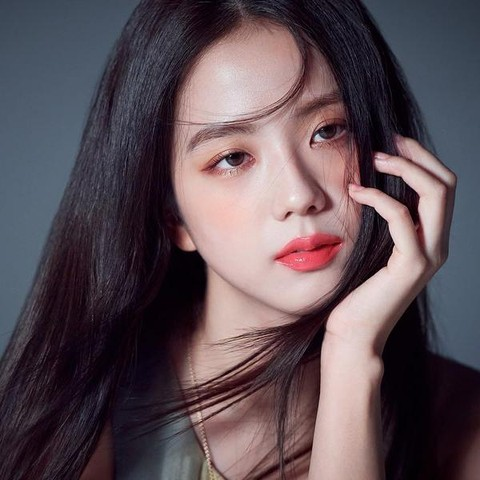
%> input picture uts/wajah.jpeg, 480 x 480 px
$ octave uts8.m   (GNU Octave 9; MATLAB toolbox functions it lacks are replaced by stand-ins)
%> lines starting %> are read from the running program, lines starting %| are printed output that depends on the picture; in (x1, y1, x2, y2) boxes, pixels count from 0 and x2, y2 are one past the last pixel; in counts of white or black regions, pixels touching at a corner belong together; the program's own positions count from 1
pkg load image

% 1. Baca gambar
img = imread('wajah.jpeg');
%> img is the input picture: size 480x480x3 uint8; mean R, G, B 92.8, 78.6, 85.3
if size(img,3) == 3
  img = rgb2gray(img);  % ubah ke grayscale untuk efek sederhana
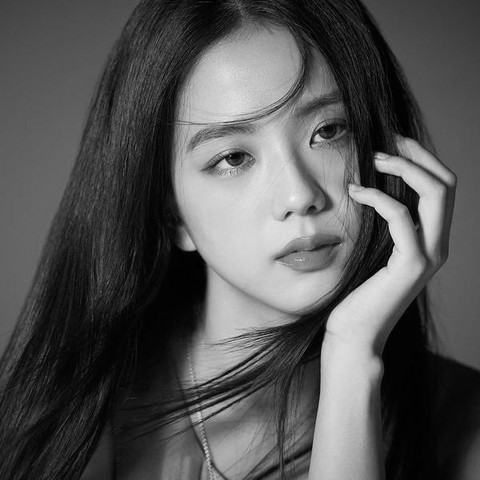
%> img: size 480x480 uint8; min 0, max 245, mean 83.6
end

% 2. Siapkan ukuran
[M, N] = size(img);
%> M = 480; N = 480
[x, y] = meshgrid(1:N, 1:M);

% 3. Ripple effect
ripple_strength = 10;  % besar efek ripple
ripple_freq = 0.05;    % frekuensi gelombang
xr = x + ripple_strength * sin(2 * pi * ripple_freq * y);
yr = y;

% 4. Interpolasi citra baru
img_ripple = interp2(double(img), xr, yr, 'linear');
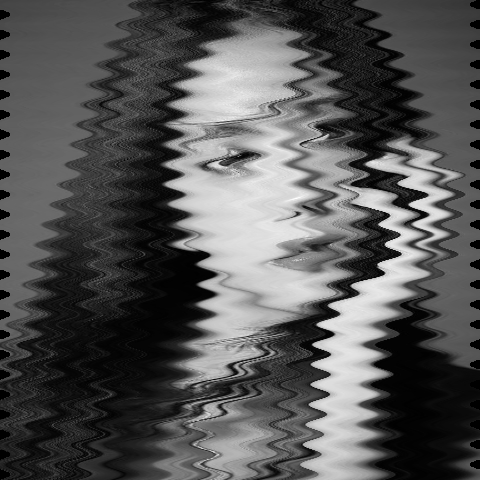
%> img_ripple: size 480x480 double; 1.43% of the values are NaN or infinite; the others: min 0, max 245, mean 83.77; drawn with min black, max white, NaN and infinite black
img_ripple(isnan(img_ripple)) = 0;  % tangani NaN di pinggir
%> img_ripple: size 480x480 double; 1.43% of pixels changed, all inside (x1, y1, x2, y2) = (0, 0, 480, 480)
img_ripple = uint8(img_ripple);
%> img_ripple: size 480x480 uint8

% 5. Tampilkan
figure('Name', 'Ripple Effect');
subplot(1,2,1), imshow(img), title('Citra Asli');
subplot(1,2,2), imshow(img_ripple), title('Efek Ripple');

$ run again, with uts/jalan.jpeg copied over uts/wajah.jpeg
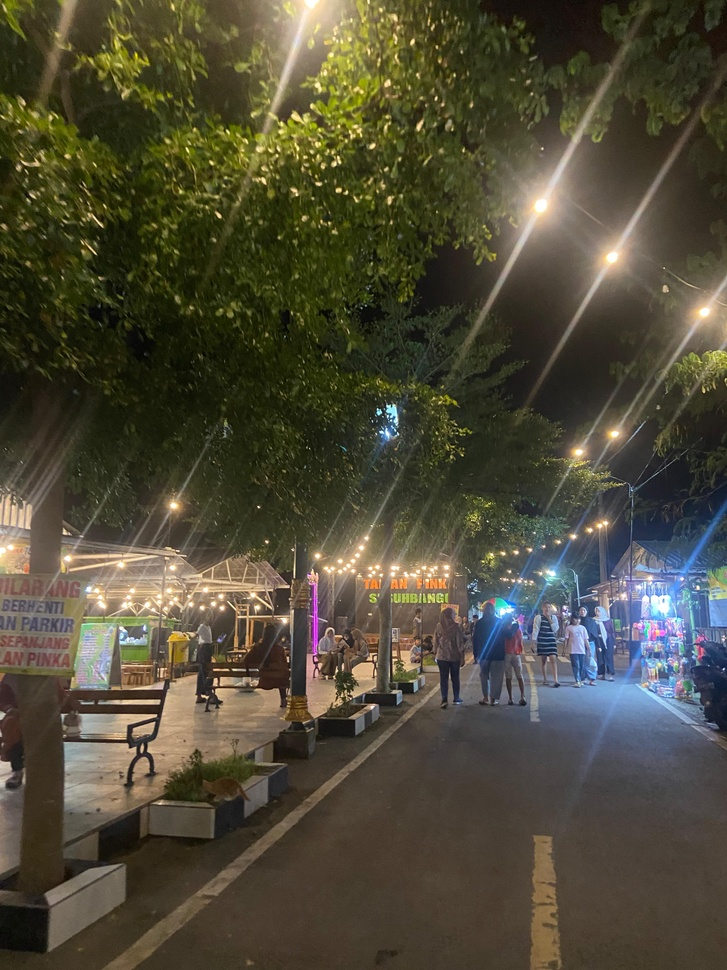
%> input picture uts/jalan.jpeg, 727 x 970 px, shrunk from 3024 x 4032 before the run
%> img is the input picture: size 970x727x3 uint8; mean R, G, B 79.3, 75, 56.9
%> `img = rgb2gray(img);`:
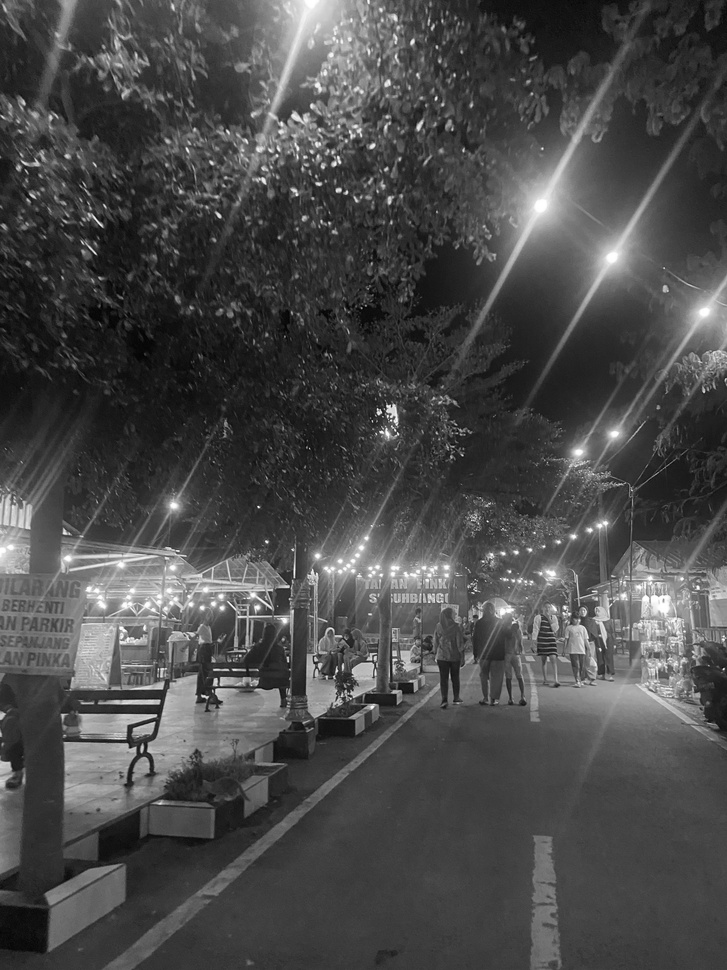
%> img: size 970x727 uint8; min 1, max 255, mean 74.2
%> `img_ripple = interp2(double(img), xr, yr, 'linear');`:
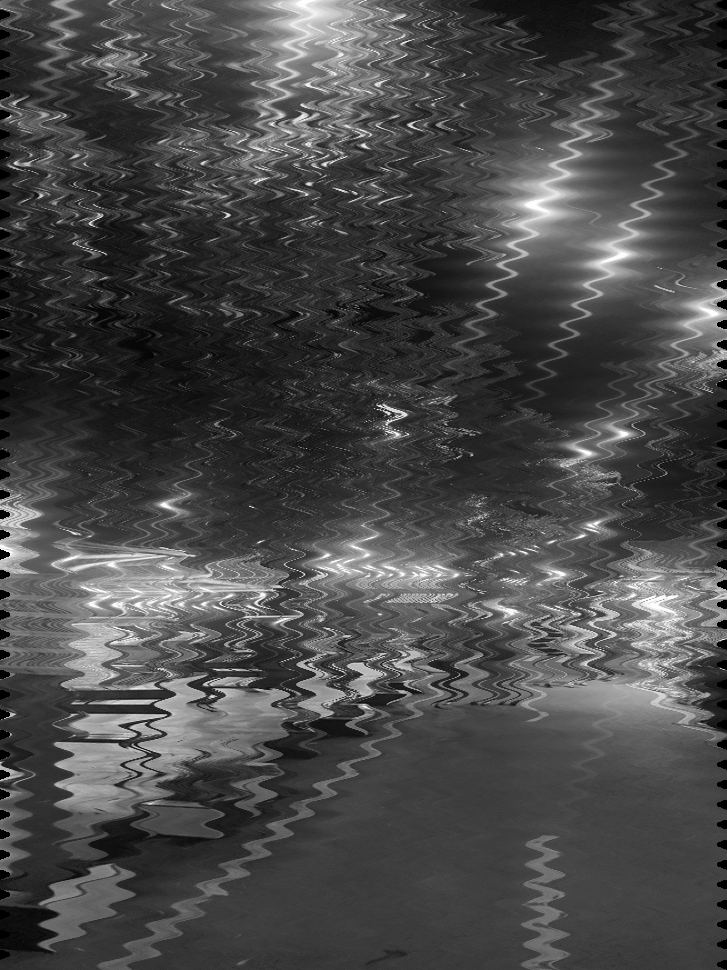
%> img_ripple: size 970x727 double; 0.95% of the values are NaN or infinite; the others: min 1, max 255, mean 74.26; drawn with min black, max white, NaN and infinite black

$ run again, with uts/bunga.jpg copied over uts/wajah.jpeg
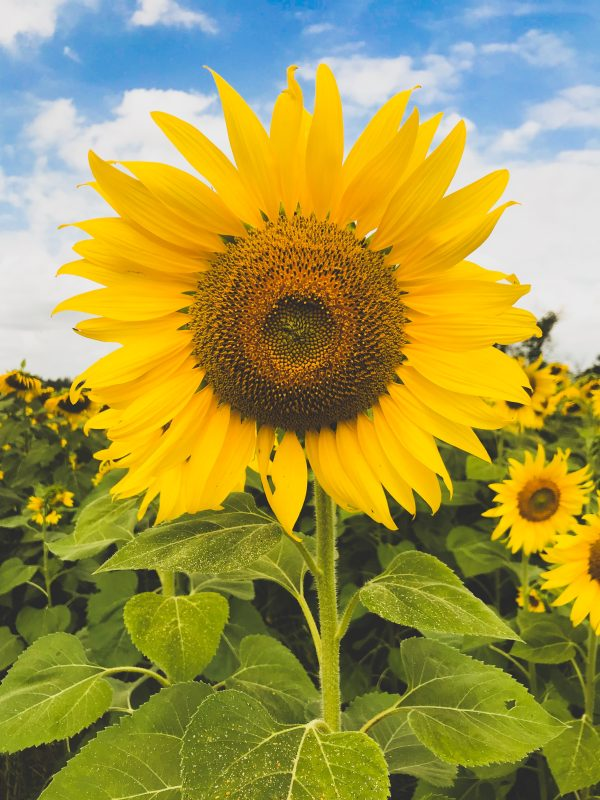
%> input picture uts/bunga.jpg, 600 x 800 px
%> img is the input picture: size 800x600x3 uint8; mean R, G, B 162.2, 152.6, 72.4
%> `img = rgb2gray(img);`:
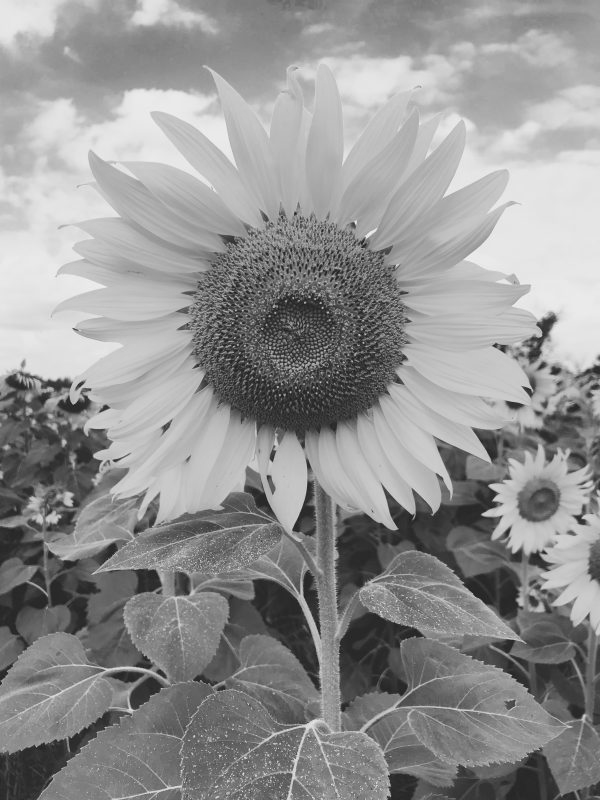
%> img: size 800x600 uint8; min 24, max 245, mean 146.3
%> `img_ripple = uint8(img_ripple);`:
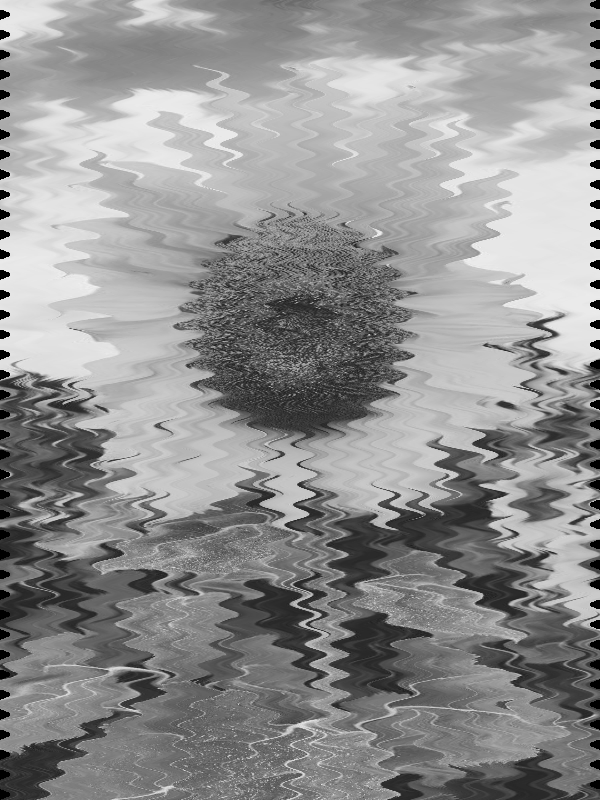
%> img_ripple: size 800x600 uint8; min 0, max 245, mean 144.5; mean of the top-left, top-right, bottom-left and bottom-right quarters 170, 171.1, 117.9, 119.1
